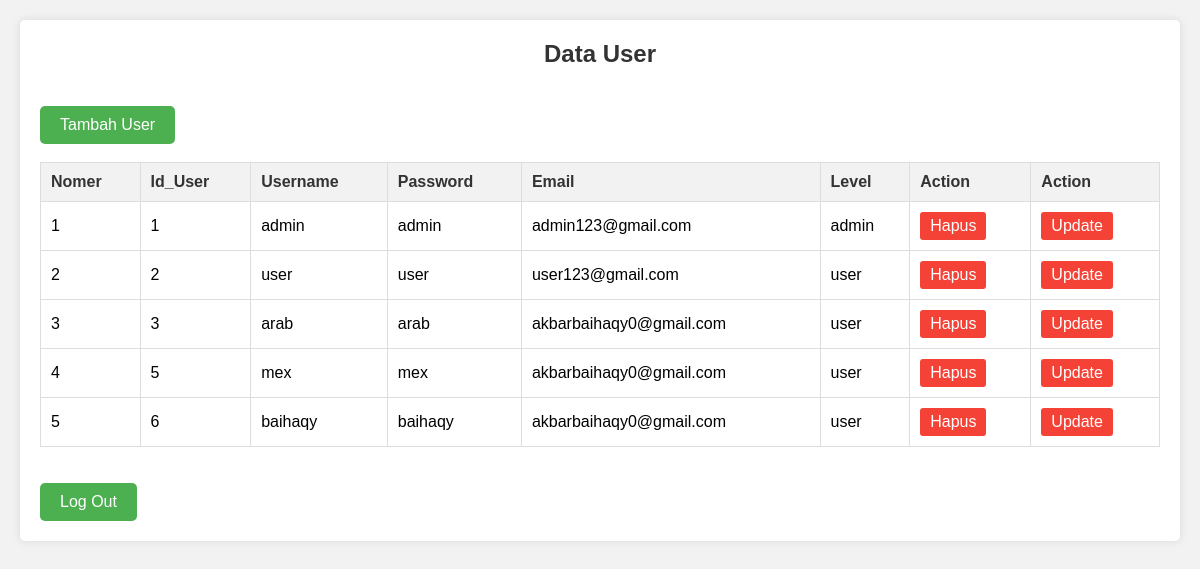
Screenshot of /admin/user.php with the database file from the repository.
### tables this page shows
CREATE TABLE `user` (
  `id_user` int(11) NOT NULL,
  `username` varchar(25) NOT NULL,
  `password` varchar(25) NOT NULL,
  `email` varchar(25) NOT NULL,
  `level` varchar(5) NOT NULL
);

### admin/user.php (the view, shortened to what this page needs)
<!DOCTYPE html>
<html lang="en">
<head>
    <link rel="stylesheet" href="styleadmin.css">
</head>
<body>
    <section class="user">
    <h1 class="heading">Data User</h1>
    <br>
        <a href="../register.php" class="btn">Tambah User</a>
        <br>
        <br>
        <table border="1" class="table">
            <tr>
                <th>Nomer</th>
                <th>Id_User</th>
                <th>Username</th>
                <th>Password</th>
                <th>Email</th>
                <th>Level</th>
                <th>Action</th>
                <th>Action</th>
            </tr>
            <?php
            include '../koneksi.php';
            $query_mysql = mysqli_query($mysqli, "SELECT * FROM user") or die(mysqli_error($mysqli));
            $nomor = 1;
            while($data = mysqli_fetch_array($query_mysql)) {
            ?>
            <tr>
                <td><?php echo $nomor++; ?></td>
                <td><?php echo $data['id_user']; ?></td>
                <td><?php echo $data['username']; ?></td>
                <td><?php echo $data['password']; ?></td>
                <td><?php echo $data['email']; ?></td>
                <td><?php echo $data['level']; ?></td>
                <td><a href="hapususer.php?id=<?php echo $data['id_user']; ?>" class="btn-hapus">Hapus</a> </td>
                <td><a href="updateuser.php?id=<?php echo $data['id_user']; ?>" class="btn-update">Update</a> </td>
            </tr>
            <?php } ?>
        </table>
        <br>
        <br>
    <a href="../index.php" class="btn">Log Out</a>
    </section>
</body>
</html>

### admin/styleadmin.css (style rules this page uses)
* { margin: 0; padding: 0; box-sizing: border-box; }
body { font-family: Arial, sans-serif; background-color: #f2f2f2; }
.user { margin: 20px; padding: 20px; background-color: #fff; border-radius: 5px; box-shadow: 0 0 10px rgba(0, 0, 0, 0.1); }
.heading { text-align: center; margin-bottom: 20px; color: #333; }
.btn { display: inline-block; padding: 10px 20px; background-color: #4CAF50; color: #fff; text-decoration: none; border-radius: 5px; transition: background-color 0.3s ease; }
.table { width: 100%; border-collapse: collapse; }
.table th, .table td { padding: 10px; border: 1px solid #ddd; text-align: left; }
.table th { background-color: #f2f2f2; color: #333; }
.btn-hapus, .btn-update { display: inline-block; padding: 5px 10px; background-color: #f44336; color: #fff; text-decoration: none; border-radius: 3px; transition: background-color 0.3s ease; }

### rows the page displays
user: id_user "1", username "admin", password "admin", email "admin123@gmail.com", level "admin"
user: id_user "2", username "user", password "user", email "user123@gmail.com", level "user"
user: id_user "3", username "arab", password "arab", email "akbarbaihaqy0@gmail.com", level "user"
user: id_user "5", username "mex", password "mex", email "akbarbaihaqy0@gmail.com", level "user"
user: id_user "6", username "baihaqy", password "baihaqy", email "akbarbaihaqy0@gmail.com", level "user"
